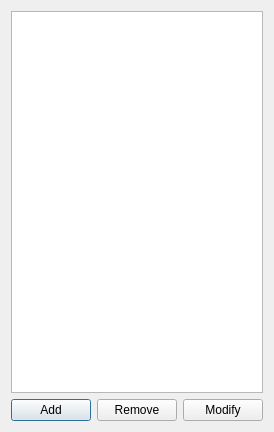
<?xml version="1.0" encoding="UTF-8"?>
<ui version="4.0">
 <class>EditorSolverManager</class>
 <widget class="QDialog" name="EditorSolverManager">
  <property name="geometry">
   <rect>
    <x>0</x>
    <y>0</y>
    <width>266</width>
    <height>432</height>
   </rect>
  </property>
  <property name="windowTitle">
   <string>Solver Manager</string>
  </property>
  <layout class="QGridLayout" name="gridLayout">
   <item row="0" column="0">
    <widget class="QListWidget" name="solverList">
     <property name="sizePolicy">
      <sizepolicy hsizetype="Expanding" vsizetype="Expanding">
       <horstretch>0</horstretch>
       <verstretch>0</verstretch>
      </sizepolicy>
     </property>
     <property name="maximumSize">
      <size>
       <width>16777215</width>
       <height>16777215</height>
      </size>
     </property>
    </widget>
   </item>
   <item row="1" column="0">
    <layout class="QHBoxLayout" name="horizontalLayout_2">
     <item>
      <spacer name="horizontalSpacer">
       <property name="orientation">
        <enum>Qt::Horizontal</enum>
       </property>
       <property name="sizeHint" stdset="0">
        <size>
         <width>40</width>
         <height>20</height>
        </size>
       </property>
      </spacer>
     </item>
     <item>
      <widget class="QPushButton" name="out_AddSolverButton">
       <property name="text">
        <string>Add</string>
       </property>
      </widget>
     </item>
     <item>
      <widget class="QPushButton" name="out_RemoveButton">
       <property name="text">
        <string>Remove</string>
       </property>
      </widget>
     </item>
     <item>
      <widget class="QPushButton" name="out_ModifyButton">
       <property name="text">
        <string>Modify</string>
       </property>
      </widget>
     </item>
    </layout>
   </item>
  </layout>
 </widget>
 <resources/>
 <connections/>
</ui>
